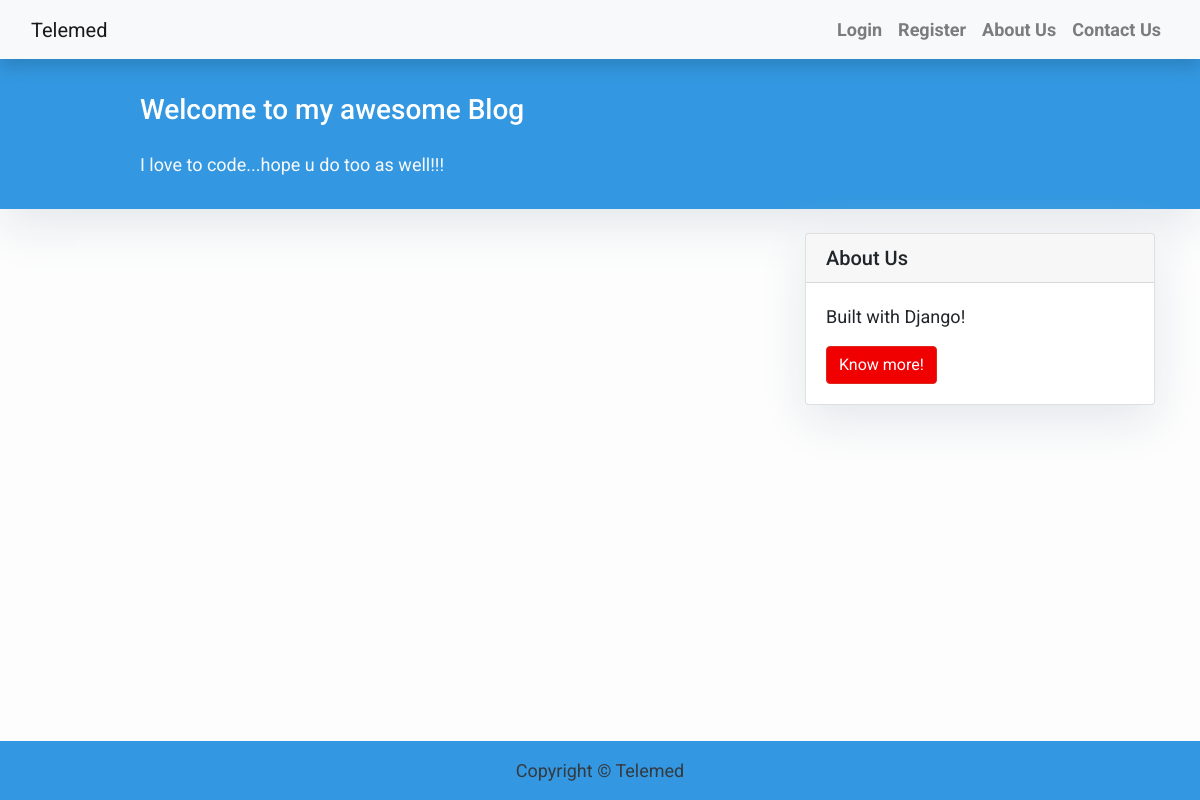
/blog/, run on an earlier commit of the app's database.
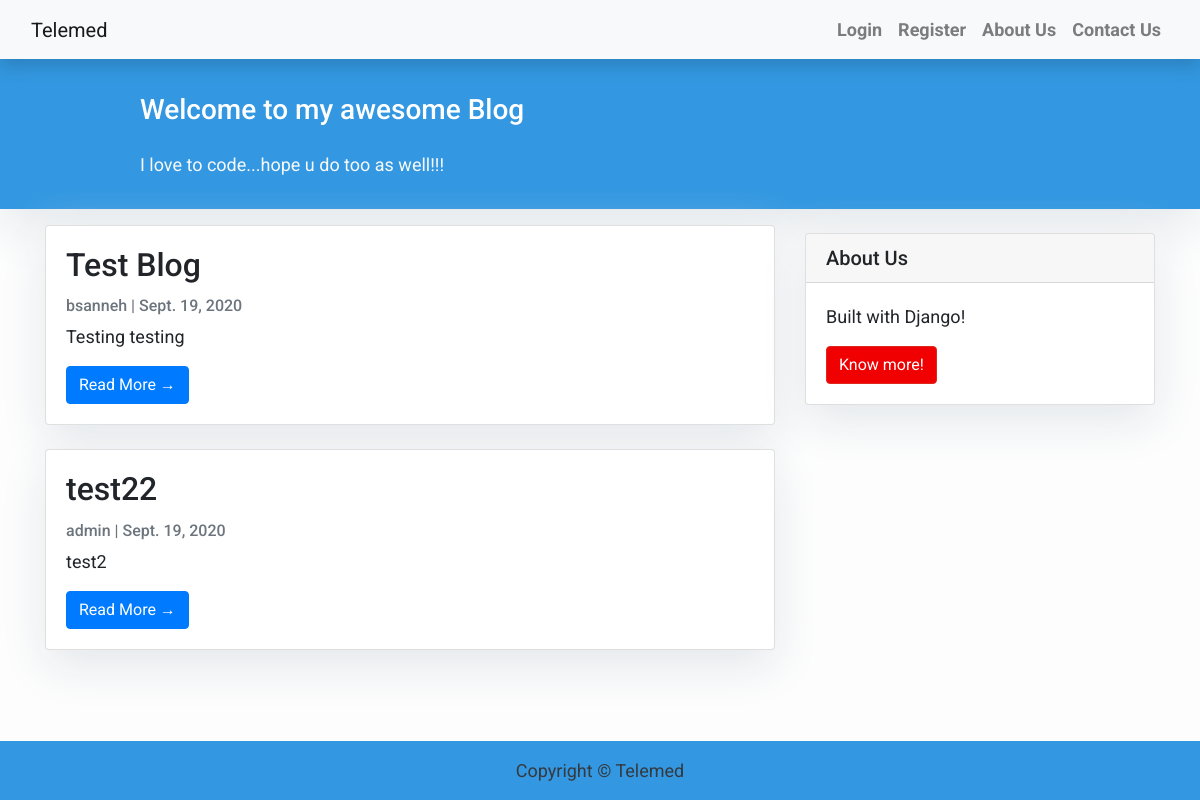
And on a later commit of the database.
### blog/models.py (models this page shows, shortened)
class Post(models.Model):
    title = models.CharField(max_length=200, unique=True)
    slug = models.SlugField(max_length=200, unique=True)
    author = models.ForeignKey(User, on_delete=models.CASCADE, related_name='blog_posts')
    update_on = models.DateField(auto_now=True)
    content = models.TextField()
    videofile = models.FileField(upload_to='videos/', null=True, verbose_name="", blank=True)
    created_on = models.DateField(auto_now_add=True)
    status = models.IntegerField(choices=STATUS, default=0)
    class Meta:
        ordering = ['-created_on']

### blog/views.py (the view)
# urls.py: path('', views.PostList.as_view(), name="home"),
class PostList(generic.ListView):
    queryset = Post.objects.filter(status=1).order_by('-created_on')
    template_name = 'blog/index.html'

### blog/templates/blog/index.html (shortened to what this page needs)
{% extends 'blog/base.html' %}
{% block content %}
<header class="masthead">
    <div class="container">
        <div class="row">
            <div class=" col-md-8 col-md-10 mx-auto">
                <div class="site-heading">
                    <h3 class=" site-heading my-4 mt-3 text-white">
                     {% if user.is_authenticated %}
                        Welcome to my awesome Blog {{ user.username }}
                        {% else %}
                        Welcome to my awesome Blog
                        {% endif %}
                    </h3>
                    <p class="text-light">I love to code...hope u do too as well!!! &nbsp
                    </p>
                </div>
            </div>
        </div>
    </div>
</header>
<div class="container">
    <div class="row">
        <div class="col-md-8 mt-3 left">
            {% for post in post_list %}
            <div class="card mb-4">
                <div class="card-body">
                    <h2 class="card-title">{{ post.title }}</h2>
                    <p class="card-text text-muted h6">{{ post.author }} | {{ post.created_on}} </p>
                    <p class="card-text">{{post.content|slice:":200" }}</p>
                    <a href="{% url 'post_detail' post.slug  %}" class="btn btn-primary">Read More &rarr;</a>
                </div>
            </div>
            {% endfor %}
        </div>
        {% block sidebar %} {% include 'blog/sidebar.html' %} {% endblock sidebar %}
    </div>
</div>
{%endblock%}

### blog/templates/blog/base.html (shortened to what this page needs)
<!DOCTYPE html>
<html lang="en">
<head>
    <link rel="stylesheet" href="https://stackpath.bootstrapcdn.com/bootstrap/4.4.1/css/bootstrap.min.css">
</head>
<body>
    <nav class="navbar navbar-expand-lg navbar-light bg-light shadow" id="mainNav">
        <div class="container-fluid">
            <a class="navbar-brand" href="{% url 'home' %}">Telemed</a>
            <div class="collapse navbar-collapse" id="navbarResponsive">
                <ul class="navbar-nav ml-auto">
                    {% if user.is_authenticated %}
                        <li class="nav-item text-black">
                                <a class="nav-link text-black font-weight-bold" href="{% url 'logout' %}">Logout</a>
                        </li>
                       <li class="nav-item text-black">
                                <a class="nav-link text-black font-weight-bold" href="{% url 'appointment' %}">Appointment</a>
                       </li>
                    {% else %}
                        <li class="nav-item text-black">
                                <a class="nav-link text-black font-weight-bold" href="{% url 'login' %}">Login</a>
                        </li>
                        <li class="nav-item text-black">
                                <a class="nav-link text-black font-weight-bold" href="{% url 'register' %}">Register</a>
                        </li>
                    {% endif %}
                    <li class="nav-item text-black">
                            <a class="nav-link text-black font-weight-bold" href="{% url 'about' %}">About Us</a>
                        </li>
                        <li class="nav-item text-black">
                            <a class="nav-link text-black font-weight-bold" href="{% url 'contact' %}">Contact Us</a>
                        </li>
                </ul>
            </div>
        </div>
    </nav>
    {% block content %}{% endblock content%}
    <footer class="footer py-3 bg-grey">
        <p class="m-0 text-dark text-center">Copyright &copy; Telemed</p>
    </footer>
</body>
</html>

### blog/templates/blog/sidebar.html (shortened to what this page needs)
 {% block sidebar %}
<div class="col-md-4 float-right ">
<div class="card my-4">
        <h5 class="card-header">About Us</h5>
    <div class="card-body">
        <p class="card-text"> Built with Django!</p>
        <a href="https://bsanneh.com"
           class="btn btn-danger">Know more!</a>
    </div>
</div>
</div>
{% endblock sidebar %}

### blog/templates/blog/base.html (style rules this page uses)
body { font-family: "Roboto", sans-serif; font-size: 17px; background-color: #fdfdfd; }
.footer { position: fixed; left: 0; bottom: 0; width: 100%; background-color: #3398E1; color: white; text-align: center; }
.shadow { box-shadow: 0 4px 2px -2px rgba(0, 0, 0, 0.1); }
.btn-danger { color: #fff; background-color: #f00000; border-color: #dc281e; }
.masthead { background: #3398E1; height: auto; padding-bottom: 15px; box-shadow: 0 16px 48px #E3E7EB; padding-top: 10px }

### blog/templates/blog/index.html (style rules this page uses)
body { font-family: "Roboto", sans-serif; font-size: 18px; background-color: #fdfdfd; }
.card { box-shadow: 0 16px 48px #E3E7EB; }

### blog/templates/blog/sidebar.html (style rules this page uses)
.card { box-shadow: 0 16px 48px #E3E7EB; }

What changed in the data, as far as the page shows it:
added Post: title "Test Blog", author "bsanneh", created_on "Sept. 19, 2020", content "Testing testing"
added Post: title "test22", author "admin", created_on "Sept. 19, 2020", content "test2"
